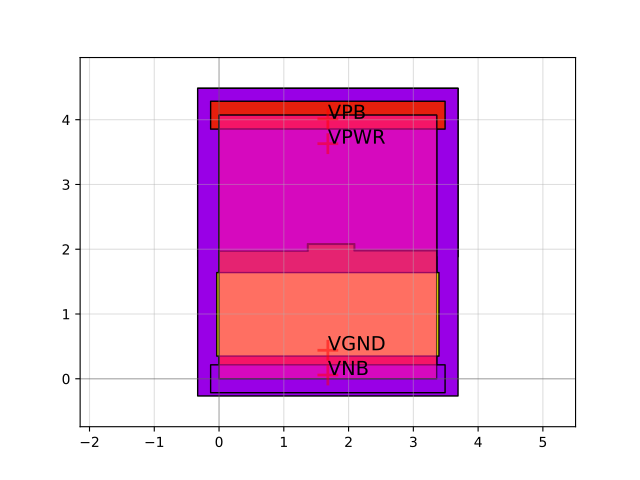

Generate this figure with Python:
import sky130

c = sky130.components.sky130_fd_sc_hvl__einvp_1()
c.plot()
